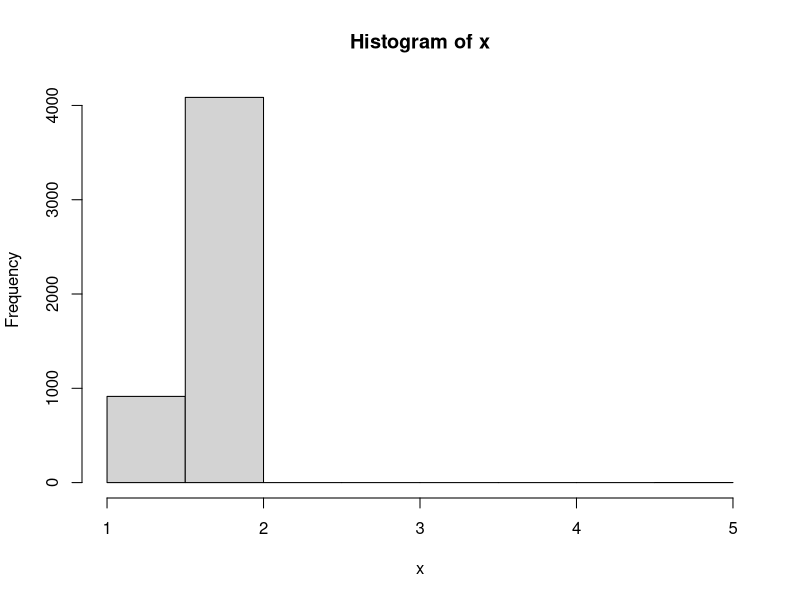
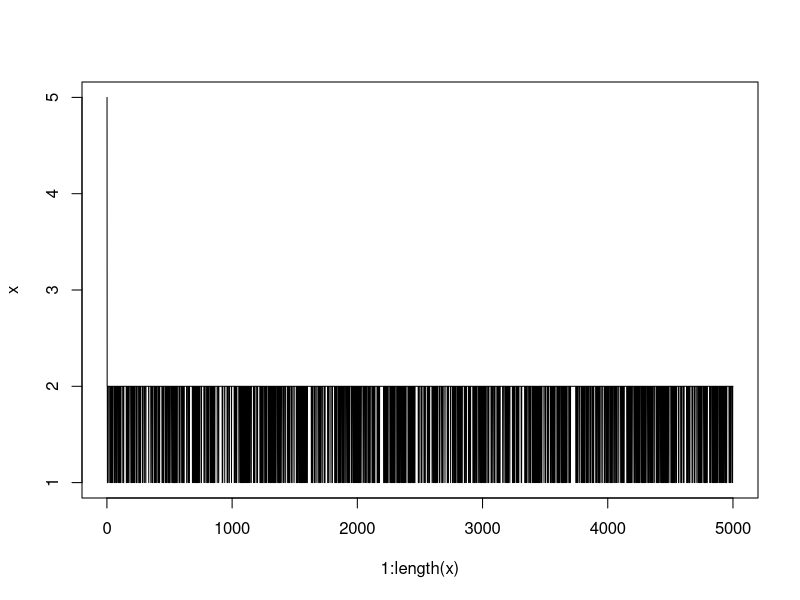
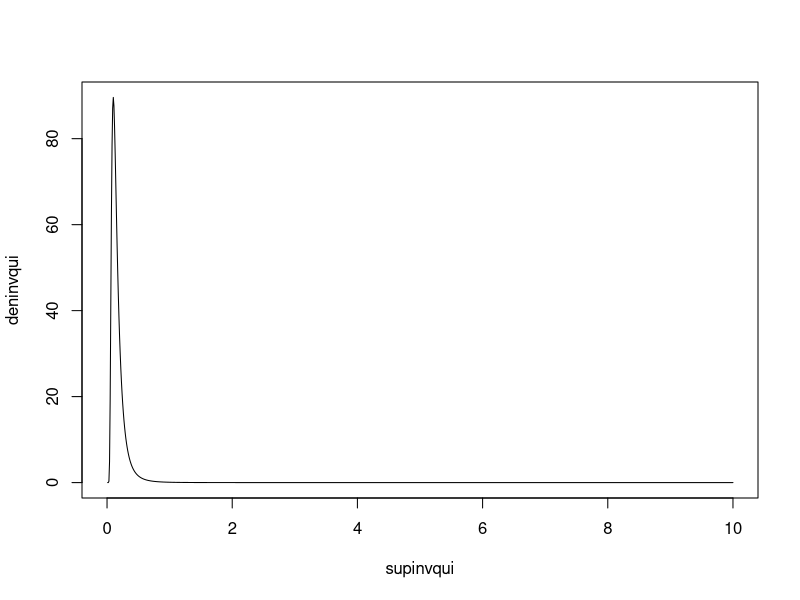

The R script that drew these images, in order:
## ---
## Simulacao estocastica
## Metodos MCMC
## ---

## Simular uma amostra da distribuição
## Binomial(n = 10, p = 0.2) usando uma Cadeia de Markov (CM)
## com Matriz de Transicao (MT) Q cujos elementos sao dados
## por qii = 0.50 e qij = 0.5/(n) para i diferente j.

## Construcao da Q
## Q é Simétrica, Reversível, Irredutível e Aperiódica.

n = 10
p = 0.2
Q = diag(0.5,n+1) ## suporte de 0 até 10.

for (i in 1:nrow(Q)){
  for(j in 1:ncol(Q)){
    if(i != j) Q[i,j] = 0.5/n
  }
}

rowSums(Q) ## verificando se as linhas somam um.

## Simulacao de uma funcao discreta

rdisc = function(prob){
  u = runif(1)
  cumprob = cumsum(p)
  val = sum(cumprob<u)+1
  return(val)
}

## ----
## Metropolis-Hastings para a simulacao
## estocastica da posteriori
## ----

set.seed(10)

iter = 5000 ## numero de iteracoes
acep = 0
prob_acep = NULL
x = NULL

x[1]=5 ## chute


for (i in 2:iter){
  x_prop = rdisc(Q[x[i-1]+1,])
  prob_acep[i] = min(1,dbinom(x_prop,n,p)/dbinom(x[i-1],n,p))
  u = runif(1)
  
  if(u<=prob_acep[i]){
    x[i]=x_prop
    acep=acep+1
  } else{x[i] = x[i-1]}
}

mean(x)
sd(x)

## verificar os valores gerados pelo algoritmo
hist(x)

plot(x=1:length(x),y=x, type='l')

## conferindo se a amostra parece realmente ser de uma 
## distribuição Binomial n e p
## sem conferir convergencia.
#

round(table(x)/iter,3)
round(dbinom(c(0,1:10),n,p),3)

## taxa de aceitacao
length(x)/iter


## ----
## Metropolis na simulacao da Qui-Quadrado inversa
## ----

## [objetivo]
## funcao densidade de probabilidade
## da distribuicao Qui-Quadrado inversa

dinvqui = function(x,df){
  fx = ((2^(-df/2))/(gamma(df/2)))*x^(-df/(2-1))*exp(-1/(2*x))
  return(fx)
  }

gl = 5
supinvqui = seq(0,10,length=1000)
deninvqui = dinvqui(x=supinvqui,df=gl)

plot(supinvqui,deninvqui, type='l')

## Como densidade de transicao, iremos
## utilizar da Uniforme(0,100)

set.seed(10)

iter = 100
aceit = 0

vetx = NULL     ## vetor de valores gerados
probacep = NULL ## vetor das probabilidades de aceitacao

vetx[1] = 0.1 ## chute

for(i in 2:iter){
  xprop = runif(1,min=0,max=5)
  ratio = dinvqui(x=xprop,df=gl)/dinvqui(x=vetx[i-1],df=gl)
  probacep[i] = min(1,ratio)
  
  u = runif(1)
  
  if(probacep[i] > u){
    vetx[i] = xprop
    aceit = aceit + 1
  } else{
    vetx[i] = vetx[i-1]
  }
}

vetx

